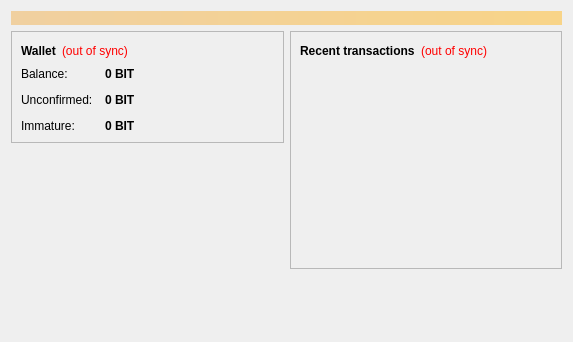
<?xml version="1.0" encoding="UTF-8"?>
<ui version="4.0">
 <class>OverviewPage</class>
 <widget class="QWidget" name="OverviewPage">
  <property name="geometry">
   <rect>
    <x>0</x>
    <y>0</y>
    <width>573</width>
    <height>342</height>
   </rect>
  </property>
  <property name="windowTitle">
   <string>Form</string>
  </property>
  <layout class="QVBoxLayout" name="topLayout">
   <item>
    <widget class="QLabel" name="labelAlerts">
     <property name="visible">
      <bool>false</bool>
     </property>
     <property name="styleSheet">
      <string notr="true">background-color: qlineargradient(x1: 0, y1: 0, x2: 1, y2: 0, stop:0 #F0D0A0, stop:1 #F8D488); color:#000000;</string>
     </property>
     <property name="wordWrap">
      <bool>true</bool>
     </property>
     <property name="margin">
      <number>3</number>
     </property>
    </widget>
   </item>
   <item>
    <layout class="QHBoxLayout" name="horizontalLayout" stretch="1,1">
     <item>
      <layout class="QVBoxLayout" name="verticalLayout_2">
       <item>
        <widget class="QFrame" name="frame">
         <property name="frameShape">
          <enum>QFrame::StyledPanel</enum>
         </property>
         <property name="frameShadow">
          <enum>QFrame::Raised</enum>
         </property>
         <layout class="QVBoxLayout" name="verticalLayout_4">
          <item>
           <layout class="QHBoxLayout" name="horizontalLayout_4">
            <item>
             <widget class="QLabel" name="label_5">
              <property name="font">
               <font>
                <weight>75</weight>
                <bold>true</bold>
               </font>
              </property>
              <property name="text">
               <string>Wallet</string>
              </property>
             </widget>
            </item>
            <item>
             <widget class="QLabel" name="labelWalletStatus">
              <property name="toolTip">
               <string>The displayed information may be out of date. Your wallet automatically synchronizes with the BitcoinX network after a connection is established, but this process has not completed yet.</string>
              </property>
              <property name="styleSheet">
               <string notr="true">QLabel { color: red; }</string>
              </property>
              <property name="text">
               <string notr="true">(out of sync)</string>
              </property>
              <property name="alignment">
               <set>Qt::AlignLeading|Qt::AlignLeft|Qt::AlignVCenter</set>
              </property>
             </widget>
            </item>
            <item>
             <spacer name="horizontalSpacer_2">
              <property name="orientation">
               <enum>Qt::Horizontal</enum>
              </property>
              <property name="sizeHint" stdset="0">
               <size>
                <width>40</width>
                <height>20</height>
               </size>
              </property>
             </spacer>
            </item>
           </layout>
          </item>
          <item>
           <layout class="QFormLayout" name="formLayout_2">
            <property name="fieldGrowthPolicy">
             <enum>QFormLayout::AllNonFixedFieldsGrow</enum>
            </property>
            <property name="horizontalSpacing">
             <number>12</number>
            </property>
            <property name="verticalSpacing">
             <number>12</number>
            </property>
            <item row="0" column="0">
             <widget class="QLabel" name="label">
              <property name="text">
               <string>Balance:</string>
              </property>
             </widget>
            </item>
            <item row="0" column="1">
             <widget class="QLabel" name="labelBalance">
              <property name="font">
               <font>
                <weight>75</weight>
                <bold>true</bold>
               </font>
              </property>
              <property name="cursor">
               <cursorShape>IBeamCursor</cursorShape>
              </property>
              <property name="toolTip">
               <string>Your current balance</string>
              </property>
              <property name="text">
               <string notr="true">0 BIT</string>
              </property>
              <property name="textInteractionFlags">
               <set>Qt::LinksAccessibleByMouse|Qt::TextSelectableByKeyboard|Qt::TextSelectableByMouse</set>
              </property>
             </widget>
            </item>
            <item row="1" column="0">
             <widget class="QLabel" name="label_3">
              <property name="text">
               <string>Unconfirmed:</string>
              </property>
             </widget>
            </item>
            <item row="1" column="1">
             <widget class="QLabel" name="labelUnconfirmed">
              <property name="font">
               <font>
                <weight>75</weight>
                <bold>true</bold>
               </font>
              </property>
              <property name="cursor">
               <cursorShape>IBeamCursor</cursorShape>
              </property>
              <property name="toolTip">
               <string>Total of transactions that have yet to be confirmed, and do not yet count toward the current balance</string>
              </property>
              <property name="text">
               <string notr="true">0 BIT</string>
              </property>
              <property name="textInteractionFlags">
               <set>Qt::LinksAccessibleByMouse|Qt::TextSelectableByKeyboard|Qt::TextSelectableByMouse</set>
              </property>
             </widget>
            </item>
            <item row="2" column="0">
             <widget class="QLabel" name="labelImmatureText">
              <property name="text">
               <string>Immature:</string>
              </property>
             </widget>
            </item>
            <item row="2" column="1">
             <widget class="QLabel" name="labelImmature">
              <property name="font">
               <font>
                <weight>75</weight>
                <bold>true</bold>
               </font>
              </property>
              <property name="toolTip">
               <string>Mined balance that has not yet matured</string>
              </property>
              <property name="text">
               <string notr="true">0 BIT</string>
              </property>
              <property name="textInteractionFlags">
               <set>Qt::LinksAccessibleByMouse|Qt::TextSelectableByKeyboard|Qt::TextSelectableByMouse</set>
              </property>
             </widget>
            </item>
           </layout>
          </item>
         </layout>
        </widget>
       </item>
       <item>
        <spacer name="verticalSpacer">
         <property name="orientation">
          <enum>Qt::Vertical</enum>
         </property>
         <property name="sizeHint" stdset="0">
          <size>
           <width>20</width>
           <height>40</height>
          </size>
         </property>
        </spacer>
       </item>
      </layout>
     </item>
     <item>
      <layout class="QVBoxLayout" name="verticalLayout_3">
       <item>
        <widget class="QFrame" name="frame_2">
         <property name="frameShape">
          <enum>QFrame::StyledPanel</enum>
         </property>
         <property name="frameShadow">
          <enum>QFrame::Raised</enum>
         </property>
         <layout class="QVBoxLayout" name="verticalLayout">
          <item>
           <layout class="QHBoxLayout" name="horizontalLayout_2">
            <item>
             <widget class="QLabel" name="label_4">
              <property name="text">
               <string>&lt;b&gt;Recent transactions&lt;/b&gt;</string>
              </property>
             </widget>
            </item>
            <item>
             <widget class="QLabel" name="labelTransactionsStatus">
              <property name="toolTip">
               <string>The displayed information may be out of date. Your wallet automatically synchronizes with the BitcoinX network after a connection is established, but this process has not completed yet.</string>
              </property>
              <property name="styleSheet">
               <string notr="true">QLabel { color: red; }</string>
              </property>
              <property name="text">
               <string notr="true">(out of sync)</string>
              </property>
              <property name="alignment">
               <set>Qt::AlignRight|Qt::AlignTrailing|Qt::AlignVCenter</set>
              </property>
             </widget>
            </item>
            <item>
             <spacer name="horizontalSpacer">
              <property name="orientation">
               <enum>Qt::Horizontal</enum>
              </property>
              <property name="sizeHint" stdset="0">
               <size>
                <width>40</width>
                <height>20</height>
               </size>
              </property>
             </spacer>
            </item>
           </layout>
          </item>
          <item>
           <widget class="QListView" name="listTransactions">
            <property name="styleSheet">
             <string notr="true">QListView { background: transparent; }</string>
            </property>
            <property name="frameShape">
             <enum>QFrame::NoFrame</enum>
            </property>
            <property name="verticalScrollBarPolicy">
             <enum>Qt::ScrollBarAlwaysOff</enum>
            </property>
            <property name="horizontalScrollBarPolicy">
             <enum>Qt::ScrollBarAlwaysOff</enum>
            </property>
            <property name="selectionMode">
             <enum>QAbstractItemView::NoSelection</enum>
            </property>
           </widget>
          </item>
         </layout>
        </widget>
       </item>
       <item>
        <spacer name="verticalSpacer_2">
         <property name="orientation">
          <enum>Qt::Vertical</enum>
         </property>
         <property name="sizeHint" stdset="0">
          <size>
           <width>20</width>
           <height>40</height>
          </size>
         </property>
        </spacer>
       </item>
      </layout>
     </item>
    </layout>
   </item>
  </layout>
 </widget>
 <resources/>
 <connections/>
</ui>
